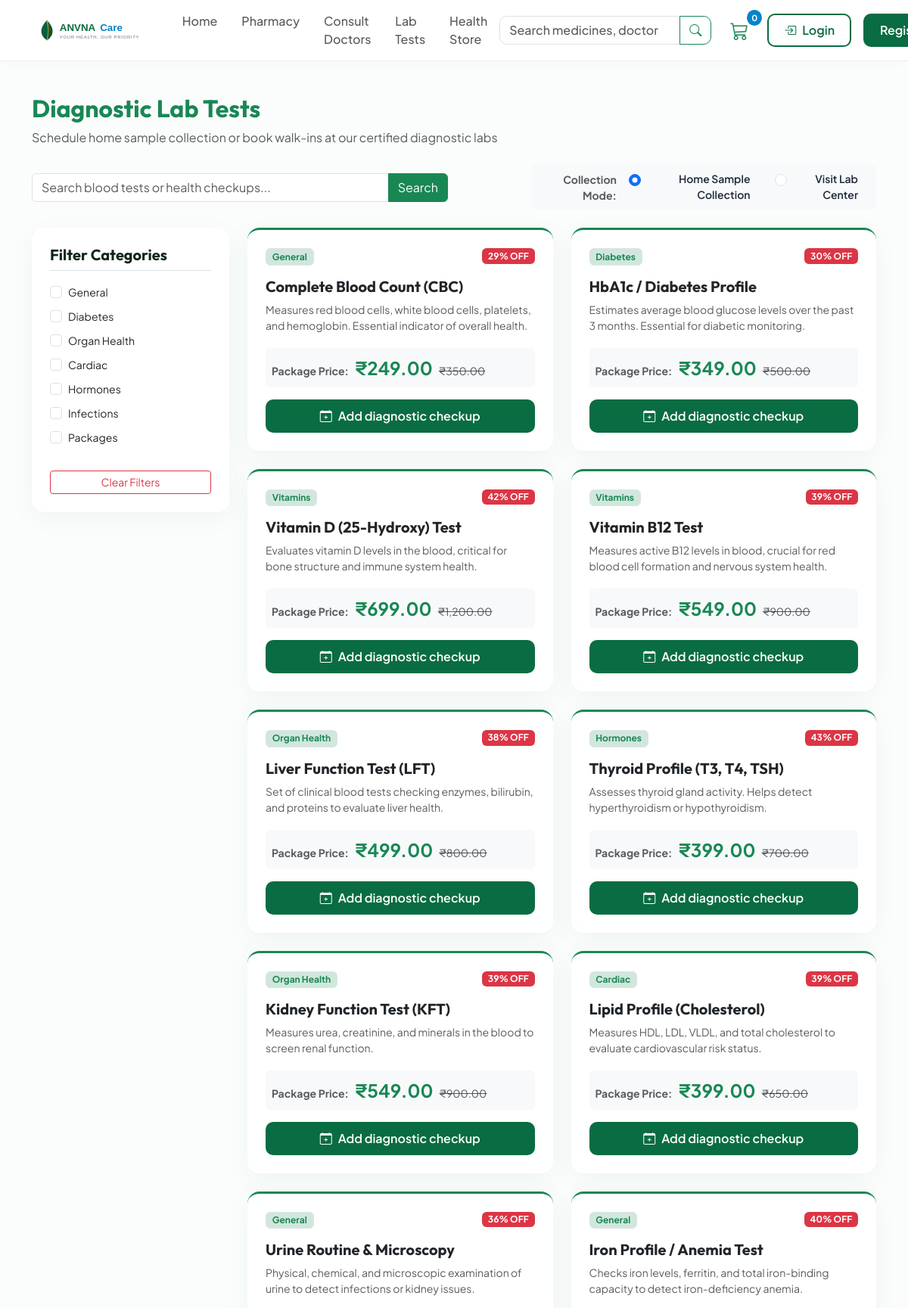
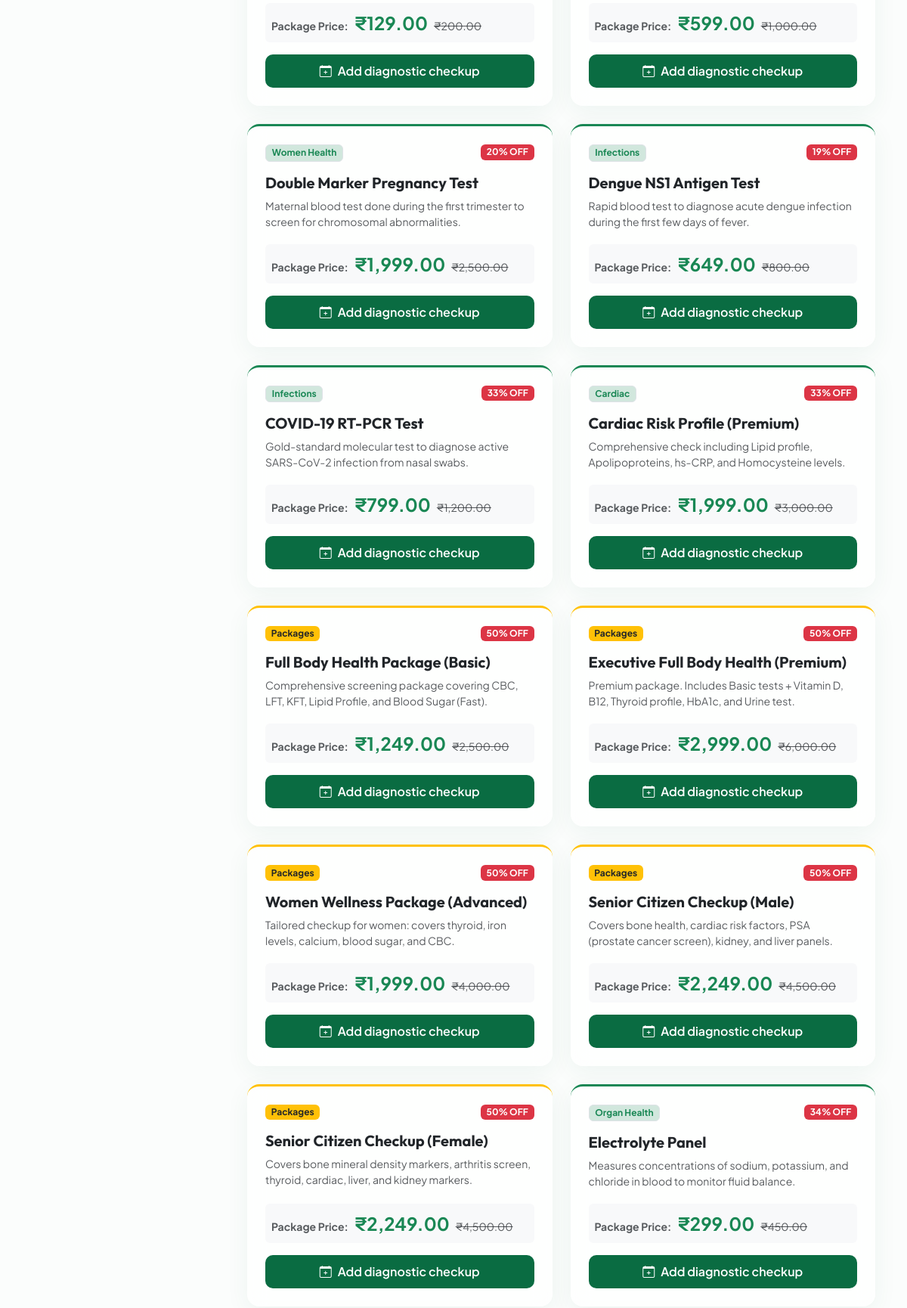
/lab-tests.php (upper part), run on the app's committed database (2 pictures, top to bottom).
### tables this page shows
CREATE TABLE tests (
    id INT AUTO_INCREMENT PRIMARY KEY,
    name VARCHAR(150) NOT NULL,
    mrp DECIMAL(10,2) NOT NULL,
    discount_price DECIMAL(10,2) NOT NULL,
    rating DECIMAL(3,2) DEFAULT 4.00,
    category VARCHAR(100) DEFAULT 'General',
    description TEXT,
    created_at TIMESTAMP DEFAULT CURRENT_TIMESTAMP
);

### lab-tests.php (the view, shortened to what this page needs)
<?php
require_once 'includes/header.php';
$categories = ['General', 'Diabetes', 'Organ Health', 'Cardiac', 'Hormones', 'Infections', 'Packages'];
$selectedCategory = $_GET['category'] ?? '';
$searchQuery = $_GET['search'] ?? '';
$sql = "SELECT * FROM tests WHERE 1=1";
$params = [];
$sql .= " ORDER BY id ASC";
try {
    $stmt = $pdo->prepare($sql);
    $stmt->execute($params);
    $tests = $stmt->fetchAll();
} catch (PDOException $e) {
    die("Database error: " . $e->getMessage());
}
?>
<div class="container my-4">
    <div class="mb-4">
        <h2 class="fw-bold text-success" id="labsTitle" data-testid="labs-title">Diagnostic Lab Tests</h2>
        <p class="text-muted">Schedule home sample collection or book walk-ins at our certified diagnostic labs</p>
    </div>
    <div class="row mb-4 align-items-center g-3">
        <div class="col-md-6">
            <form method="GET" action="lab-tests.php" id="testSearchForm" data-testid="test-search-form">
                <div class="input-group">
                    <input type="text" class="form-control" placeholder="Search blood tests or health checkups..." name="search" id="testSearchInput" data-testid="test-search-input" value="<?= htmlspecialchars($searchQuery) ?>">
                    <button class="btn btn-success" type="submit" id="testSearchSubmit" data-testid="test-search-submit">Search</button>
                </div>
            </form>
        </div>
        <div class="col-md-5 ms-auto text-md-end">
            <div class="bg-light p-2 rounded d-inline-flex align-items-center gap-3">
                <span class="small fw-bold text-muted ps-2">Collection Mode:</span>
                <div class="form-check form-check-inline mb-0">
                    <input class="form-check-input" type="radio" name="collectionMode" id="collectionHome" value="home" checked data-testid="collection-home-radio">
                    <label class="form-check-label small fw-semibold" for="collectionHome">Home Sample Collection</label>
                </div>
                <div class="form-check form-check-inline mb-0">
                    <input class="form-check-input" type="radio" name="collectionMode" id="collectionLab" value="lab" data-testid="collection-lab-radio">
                    <label class="form-check-label small fw-semibold" for="collectionLab">Visit Lab Center</label>
                </div>
            </div>
        </div>
    </div>
    <div class="row g-4">
        <div class="col-lg-3">
            <div class="card glass-card border-0 p-4 sticky-top" style="top: 90px; z-index: 100;" id="filtersCard" data-testid="filters-card">
                <h5 class="fw-bold mb-3 border-bottom pb-2">Filter Categories</h5>
                <div class="mb-4">
                    <?php foreach ($categories as $cat): ?>
                        <div class="form-check mb-2">
                            <input class="form-check-input filter-category" type="checkbox" value="<?= $cat ?>" id="cat-<?= str_replace(' ', '', $cat) ?>" data-testid="filter-category-<?= strtolower(str_replace(' ', '-', $cat)) ?>" <?= $selectedCategory === $cat ? 'checked' : '' ?> onchange="applyFilters()">
                            <label class="form-check-label small" for="cat-<?= str_replace(' ', '', $cat) ?>">
                                <?= $cat ?>
                            </label>
                        </div>
                    <?php endforeach; ?>
                </div>
                <button class="btn btn-outline-danger btn-sm w-100" onclick="clearFilters()" id="clearFiltersBtn" data-testid="clear-filters-btn">Clear Filters</button>
            </div>
        </div>
        <div class="col-lg-9">
            <div class="row g-4" id="testsContainer" data-testid="tests-container">
                <?php if (empty($tests)): ?>
                    <div class="col-12 text-center py-5">
                        <i class="bi bi-search-heart text-muted fs-1 mb-2"></i>
                        <p class="text-muted">No diagnostic tests or packages found.</p>
                    </div>
                <?php else: ?>
                    <?php foreach ($tests as $t): ?>
                        <?php
                        $discountPercentage = round((($t['mrp'] - $t['discount_price']) / $t['mrp']) * 100);
                        $badgeBg = ($t['category'] === 'Packages') ? 'bg-warning text-dark' : 'bg-success-subtle text-success border';
                        ?>
                        <div class="col-md-6 test-item-col">
                            <div class="card glass-card h-100 p-4 border-0 border-top border-3 <?= $t['category'] === 'Packages' ? 'border-warning' : 'border-success' ?>" data-testid="test-card" id="test-card-<?= $t['id'] ?>">
                                <div class="d-flex justify-content-between align-items-start mb-3">
                                    <span class="badge <?= $badgeBg ?>" data-testid="test-category-<?= $t['id'] ?>"><?= $t['category'] ?></span>
                                    <span class="badge bg-danger" data-testid="test-discount-badge-<?= $t['id'] ?>"><?= $discountPercentage ?>% OFF</span>
                                </div>
                                <h5 class="fw-bold text-dark mb-2" id="test-name-<?= $t['id'] ?>" data-testid="test-name"><?= htmlspecialchars($t['name']) ?></h5>
                                <p class="text-muted small mb-3" style="min-height: 45px;"><?= htmlspecialchars($t['description']) ?></p>
                                <div class="d-flex align-items-baseline gap-2 mb-3 mt-auto bg-light p-2 rounded">
                                    <span class="small text-muted fw-bold">Package Price:</span>
                                    <span class="fs-4 fw-bold text-success" id="test-price-<?= $t['id'] ?>" data-testid="test-price">₹<?= number_format($t['discount_price'], 2) ?></span>
                                    <span class="text-decoration-line-through text-muted small">₹<?= number_format($t['mrp'], 2) ?></span>
                                </div>
                                <div class="d-flex gap-2">
                                    <button class="btn btn-primary-custom w-100 d-flex align-items-center justify-content-center gap-2" onclick="bookDiagnosticTest(<?= $t['id'] ?>)" id="bookTestBtn-<?= $t['id'] ?>" data-testid="book-test-btn">
                                        <i class="bi bi-calendar-plus"></i> Add diagnostic checkup
                                    </button>
                                </div>
                            </div>
                        </div>
                    <?php endforeach; ?>
                <?php endif; ?>
            </div>
        </div>
    </div>
</div>
<?php
require_once 'includes/footer.php';
?>

### assets/css/style.css (style rules this page uses)
:root { --primary-color: #0a6c42; --primary-hover: #074e2f; --primary-light: #eef7f2; --accent-color: #0284c7; --accent-hover: #0369a1; --accent-light: #e0f2fe; --neutral-dark: #1e293b; --neutral-light: #f8fafc; --neutral-border: #e2e8f0; --glass-bg: rgba(255, 255, 255, 0.7); --glass-border: rgba(255, 255, 255, 0.4); --glass-shadow: 0 8px 32px 0 rgba(10, 108, 66, 0.06); --card-shadow: 0 10px 30px rgba(0, 0, 0, 0.03); --font-heading: 'Outfit', sans-serif; --font-body: 'Plus Jakarta Sans', sans-serif; --border-radius: 16px; --border-radius-sm: 10px; --border-radius-lg: 24px; }
body { font-family: var(--font-body); color: var(--neutral-dark); background-color: #fbfdfc; overflow-x: hidden; padding-top: 76px; }
h1, h2, h3, h4, h5, h6 { font-family: var(--font-heading); font-weight: 600; color: #0f271a; }
.glass-card { background: var(--glass-bg); backdrop-filter: blur(12px); -webkit-backdrop-filter: blur(12px); border: 1px solid var(--glass-border); box-shadow: var(--glass-shadow); border-radius: var(--border-radius); transition: all 0.3s cubic-bezier(0.4, 0, 0.2, 1); }
.btn-primary-custom { background-color: var(--primary-color); color: #ffffff; border: none; font-weight: 600; border-radius: var(--border-radius-sm); padding: 10px 22px; transition: all 0.2s ease-in-out; }

### data on the page
tests: category "General", discountPercentage "29", name "Complete Blood Count (CBC)", description "Measures red blood cells, white blood cells, platelets, and hemoglobin. Essential indicator of overall health.", discount_price "249.00", mrp "350.00"
tests: category "Diabetes", discountPercentage "30", name "HbA1c / Diabetes Profile", description "Estimates average blood glucose levels over the past 3 months. Essential for diabetic monitoring.", discount_price "349.00", mrp "500.00"
tests: category "Vitamins", discountPercentage "42", name "Vitamin D (25-Hydroxy) Test", description "Evaluates vitamin D levels in the blood, critical for bone structure and immune system health.", discount_price "699.00", mrp "1,200.00"
tests: category "Vitamins", discountPercentage "39", name "Vitamin B12 Test", description "Measures active B12 levels in blood, crucial for red blood cell formation and nervous system health.", discount_price "549.00", mrp "900.00"
tests: category "Organ Health", discountPercentage "38", name "Liver Function Test (LFT)", description "Set of clinical blood tests checking enzymes, bilirubin, and proteins to evaluate liver health.", discount_price "499.00", mrp "800.00"
tests: category "Hormones", discountPercentage "43", name "Thyroid Profile (T3, T4, TSH)", description "Assesses thyroid gland activity. Helps detect hyperthyroidism or hypothyroidism.", discount_price "399.00", mrp "700.00"
tests: category "Organ Health", discountPercentage "39", name "Kidney Function Test (KFT)", description "Measures urea, creatinine, and minerals in the blood to screen renal function.", discount_price "549.00", mrp "900.00"
tests: category "Cardiac", discountPercentage "39", name "Lipid Profile (Cholesterol)", description "Measures HDL, LDL, VLDL, and total cholesterol to evaluate cardiovascular risk status.", discount_price "399.00", mrp "650.00"
tests: category "General", discountPercentage "36", name "Urine Routine & Microscopy", description "Physical, chemical, and microscopic examination of urine to detect infections or kidney issues.", discount_price "129.00", mrp "200.00"
tests: category "General", discountPercentage "40", name "Iron Profile / Anemia Test", description "Checks iron levels, ferritin, and total iron-binding capacity to detect iron-deficiency anemia.", discount_price "599.00", mrp "1,000.00"
tests: category "Women Health", discountPercentage "20", name "Double Marker Pregnancy Test", description "Maternal blood test done during the first trimester to screen for chromosomal abnormalities.", discount_price "1,999.00", mrp "2,500.00"
tests: category "Infections", discountPercentage "19", name "Dengue NS1 Antigen Test", description "Rapid blood test to diagnose acute dengue infection during the first few days of fever.", discount_price "649.00", mrp "800.00"
tests: category "Infections", discountPercentage "33", name "COVID-19 RT-PCR Test", description "Gold-standard molecular test to diagnose active SARS-CoV-2 infection from nasal swabs.", discount_price "799.00", mrp "1,200.00"
tests: category "Cardiac", discountPercentage "33", name "Cardiac Risk Profile (Premium)", description "Comprehensive check including Lipid profile, Apolipoproteins, hs-CRP, and Homocysteine levels.", discount_price "1,999.00", mrp "3,000.00"
tests: category "Packages", discountPercentage "50", name "Full Body Health Package (Basic)", description "Comprehensive screening package covering CBC, LFT, KFT, Lipid Profile, and Blood Sugar (Fast).", discount_price "1,249.00", mrp "2,500.00"
tests: category "Packages", discountPercentage "50", name "Executive Full Body Health (Premium)", description "Premium package. Includes Basic tests + Vitamin D, B12, Thyroid profile, HbA1c, and Urine test.", discount_price "2,999.00", mrp "6,000.00"
tests: category "Packages", discountPercentage "50", name "Women Wellness Package (Advanced)", description "Tailored checkup for women: covers thyroid, iron levels, calcium, blood sugar, and CBC.", discount_price "1,999.00", mrp "4,000.00"
tests: category "Packages", discountPercentage "50", name "Senior Citizen Checkup (Male)", description "Covers bone health, cardiac risk factors, PSA (prostate cancer screen), kidney, and liver panels.", discount_price "2,249.00", mrp "4,500.00"
tests: category "Packages", discountPercentage "50", name "Senior Citizen Checkup (Female)", description "Covers bone mineral density markers, arthritis screen, thyroid, cardiac, liver, and kidney markers.", discount_price "2,249.00", mrp "4,500.00"
tests: category "Organ Health", discountPercentage "34", name "Electrolyte Panel", description "Measures concentrations of sodium, potassium, and chloride in blood to monitor fluid balance.", discount_price "299.00", mrp "450.00"

### other printed values
$cartCount "0"
$cat "General"
$cat "Diabetes"
$cat "Organ Health"
$cat "Cardiac"
$cat "Hormones"
$cat "Infections"
$cat "Packages"
